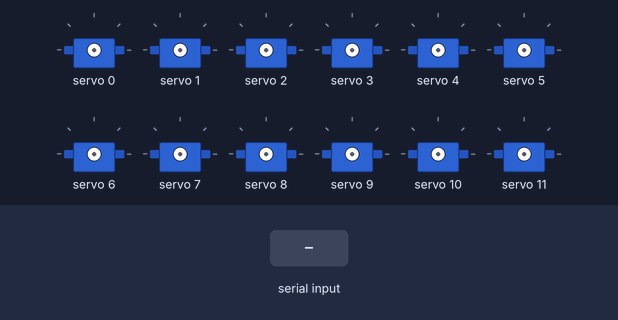
Bench run of a sketch on a simulated Arduino Uno, built with avr-gcc and run on an emulated ATmega328P. On the bench: 12 × servo. The test bench sets the inputs (shaded band).

Above: at 1.2 s.
1.3 s: "S" received over Serial
At 3.1 s:
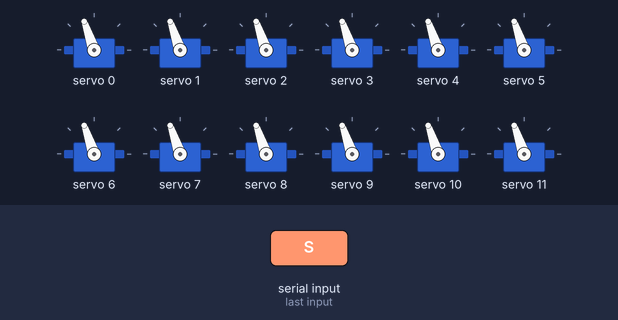
4.3 s: "E" received over Serial
At 5.3 s:
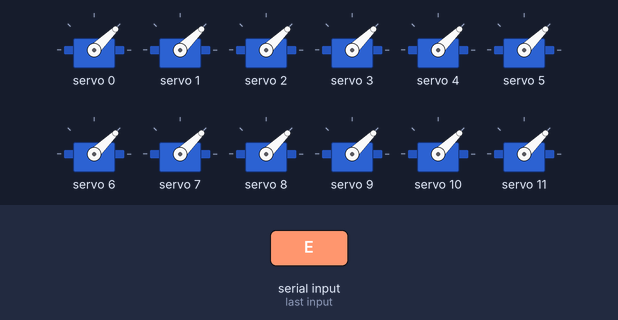
Timing chart, 0 to 7.3 s (numbered marks = the images above; inputs shaded):
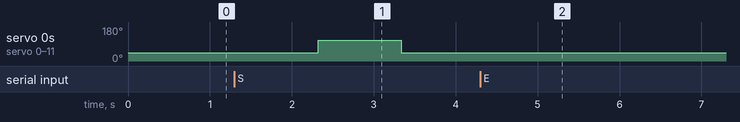

Measured:
- after the input at 1.3 s, servo 0–11: 44° → 109° after 1.0 s, → 44° 1.0 s later
- after the input at 4.3 s, servo 0–11: stops changing and stays 44°

The sketch:

servos___PCA.ino
```cpp
#include <Wire.h>
#include <Adafruit_PWMServoDriver.h>

Adafruit_PWMServoDriver pwm = Adafruit_PWMServoDriver();
#define SERVO_FREQ 50

bool startSignalReceived = false;
int servoMovementState = 0;  // 0: Wait for Start, 1: Set to 0°, 2: Set to 120°

void setup() {
    Serial.begin(9600);
    pwm.begin();
    pwm.setOscillatorFrequency(27000000);
    pwm.setPWMFreq(SERVO_FREQ);
    delay(10);
}

uint16_t angleToPulseWidth(float angle) {
    const float pulseWidthPerDegree = 5.56;
    return (uint16_t)(1000 + angle * pulseWidthPerDegree);
}

void moveServosToAngle(float angle) {
    for (uint8_t i = 0; i < 16; i++) {
        pwm.writeMicroseconds(i, angleToPulseWidth(angle));
    }
}

void loop() {
    if (Serial.available()) {
        char command = Serial.read();
        if (command == 'S') {
            startSignalReceived = true;
            servoMovementState = 1;
        }
        else if (command == 'E') {
            startSignalReceived = false;
            servoMovementState = 0;
        }
    }

    if (startSignalReceived) {
        switch(servoMovementState) {
            case 1:
                moveServosToAngle(0);
                delay(1000);
                servoMovementState = 2;
                break;

            case 2:
                moveServosToAngle(120);
                delay(1000);
                servoMovementState = 1;
                break;
        }
    }
}
```
